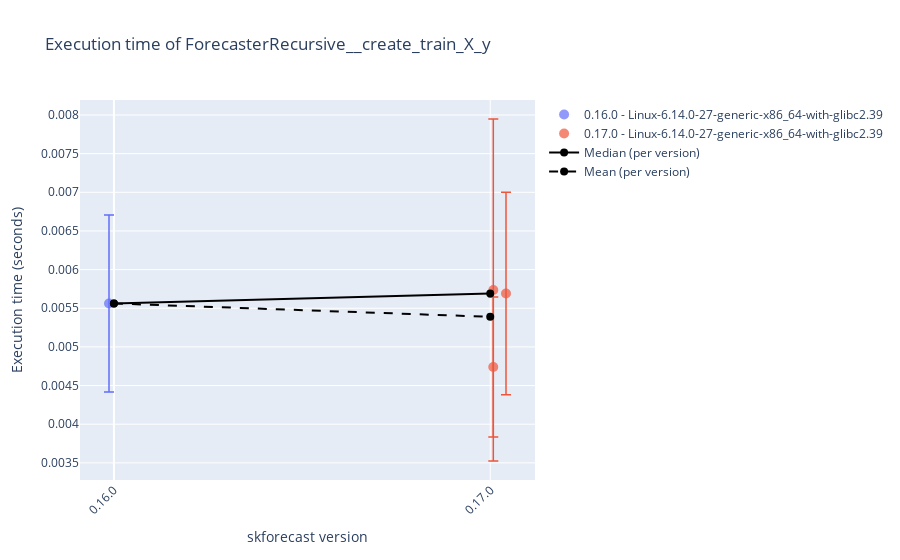
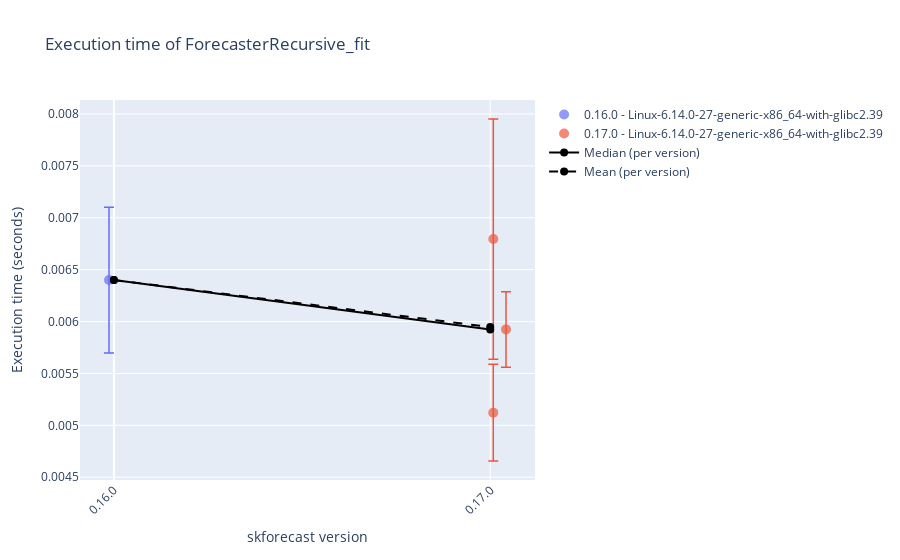
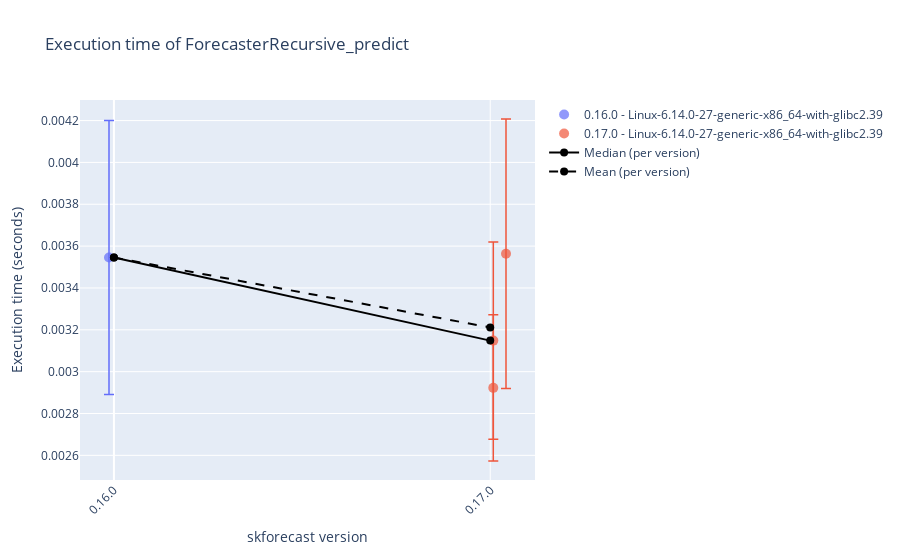
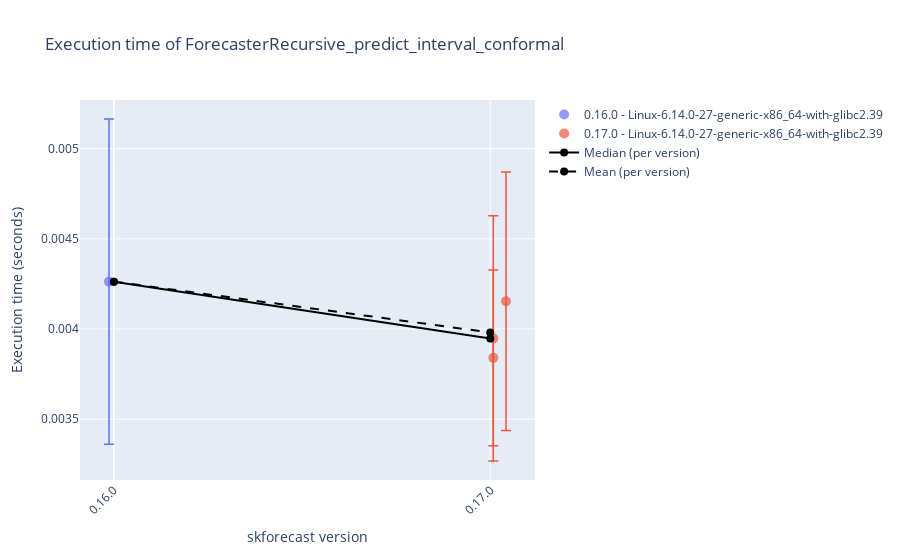

Here is the notebook cell these charts were saved with, in order:
### Code cell
# Plot results
# ==============================================================================
display_df = False
selected_date = None
# 'Linux-6.11.0-24-generic-x86_64-with-glibc2.39'
# 'Windows-10-10.0.19045-SP0'
selected_platform = None

results_benchmark_all = joblib.load("./benchmark.joblib")
results_benchmark = results_benchmark_all.query("forecaster_name in ['ForecasterRecursive', 'ForecasterAutoreg']")
results_benchmark = results_benchmark.query("regressor_name == 'DummyRegressor'")
for function_name in results_benchmark['function_name'].unique():
    df = results_benchmark.query(f"function_name == '{function_name}'")
    if selected_date:
        df = df[df['datetime'].dt.date == pd.to_datetime(selected_date).date()]
    if selected_platform:
        df = df[df['platform'] == selected_platform]
    if display_df:
        display(df.tail(3))
    plot_benchmark_results(df.copy(), function_name, add_median=True, add_mean=True)

### Figure 1 — Plotly figure (JSON) as saved in the notebook; plotly's stock layout.template omitted (floating-point values rounded to 4 significant figures)
{"data": [{"error_y": {"array": [0.001145], "color": "#636EFA", "thickness": 1.5, "type": "data", "visible": true, "width": 5}, "hovertemplate": "%{text}<extra></extra>", "marker": {"color": "#636EFA", "opacity": 0.7, "size": 10, "symbol": "circle"}, "mode": "markers", "name": "0.16.0 - Linux-6.14.0-27-generic-x86_64-with-glibc2.39", "showlegend": true, "text": ["Forecaster: ForecasterRecursive<br>Regressor: DummyRegressor<br>Function: ForecasterRecursive__create_train_X_y<br>Function_hash: 59b823f1ff395872fac4f7578bd859fa<br>Datetime: 2025-08-09 18:06:44.347132<br>Python version: 3.12.9<br>skforecast version: 0.16.0<br>numpy version: 2.1.3<br>pandas version: 2.3.1<br>sklearn version: 1.7.1<br>lightgbm version: 4.6.0<br>Platform: Linux-6.14.0-27-generic-x86_64-with-glibc2.39<br>Processor: x86_64<br>CPU count: 8<br>Memory (GB): 16.64<br>Run time avg: 0.0056 seconds<br>Run time std dev: 0.0011 seconds"], "type": "scatter", "x": [-0.01307], "y": [0.005562]}, {"error_y": {"array": [0.002212, 0.0009062, 0.001311], "color": "#EF553B", "thickness": 1.5, "type": "data", "visible": true, "width": 5}, "hovertemplate": "%{text}<extra></extra>", "marker": {"color": "#EF553B", "opacity": 0.7, "size": 10, "symbol": "circle"}, "mode": "markers", "name": "0.17.0 - Linux-6.14.0-27-generic-x86_64-with-glibc2.39", "showlegend": true, "text": ["Forecaster: ForecasterRecursive<br>Regressor: DummyRegressor<br>Function: ForecasterRecursive__create_train_X_y<br>Function_hash: 59b823f1ff395872fac4f7578bd859fa<br>Datetime: 2025-08-09 17:52:53.438921<br>Python version: 3.12.9<br>skforecast version: 0.17.0<br>numpy version: 2.1.3<br>pandas version: 2.3.1<br>sklearn version: 1.7.1<br>lightgbm version: 4.6.0<br>Platform: Linux-6.14.0-27-generic-x86_64-with-glibc2.39<br>Processor: x86_64<br>CPU count: 8<br>Memory (GB): 16.64<br>Run time avg: 0.0057 seconds<br>Run time std dev: 0.0022 seconds", "Forecaster: ForecasterRecursive<br>Regressor: DummyRegressor<br>Function: ForecasterRecursive__create_train_X_y<br>Function_hash: 59b823f1ff395872fac4f7578bd859fa<br>Datetime: 2025-08-09 18:01:54.277920<br>Python version: 3.12.9<br>skforecast version: 0.17.0<br>numpy version: 2.1.3<br>pandas version: 2.3.1<br>sklearn version: 1.7.1<br>lightgbm version: 4.6.0<br>Platform: Linux-6.14.0-27-generic-x86_64-with-glibc2.39<br>Processor: x86_64<br>CPU count: 8<br>Memory (GB): 16.64<br>Run time avg: 0.0047 seconds<br>Run time std dev: 0.0009 seconds", "Forecaster: ForecasterRecursive<br>Regressor: DummyRegressor<br>Function: ForecasterRecursive__create_train_X_y<br>Function_hash: 59b823f1ff395872fac4f7578bd859fa<br>Datetime: 2025-08-09 18:02:36.378655<br>Python version: 3.12.9<br>skforecast version: 0.17.0<br>numpy version: 2.1.3<br>pandas version: 2.3.1<br>sklearn version: 1.7.1<br>lightgbm version: 4.6.0<br>Platform: Linux-6.14.0-27-generic-x86_64-with-glibc2.39<br>Processor: x86_64<br>CPU count: 8<br>Memory (GB): 16.64<br>Run time avg: 0.0057 seconds<br>Run time std dev: 0.0013 seconds"], "type": "scatter", "x": [1.008, 1.008, 1.042], "y": [0.005736, 0.00474, 0.005691]}, {"line": {"color": "black", "width": 2}, "marker": {"color": "black", "size": 8}, "mode": "lines+markers", "name": "Median (per version)", "type": "scatter", "x": [0, 1], "y": [0.005562, 0.005691]}, {"line": {"color": "black", "dash": "dash", "width": 2}, "marker": {"color": "black", "size": 8}, "mode": "lines+markers", "name": "Mean (per version)", "type": "scatter", "x": [0, 1], "y": [0.005562, 0.005389]}], "layout": {"showlegend": true, "title": {"text": "Execution time of ForecasterRecursive__create_train_X_y"}, "xaxis": {"tickangle": -45, "tickmode": "array", "ticktext": ["0.16.0", "0.17.0"], "tickvals": [0, 1], "title": {"text": "skforecast version"}}, "yaxis": {"title": {"text": "Execution time (seconds)"}}}}

### Figure 2 — Plotly figure (JSON) as saved in the notebook; plotly's stock layout.template omitted (floating-point values rounded to 4 significant figures)
{"data": [{"error_y": {"array": [0.0007018], "color": "#636EFA", "thickness": 1.5, "type": "data", "visible": true, "width": 5}, "hovertemplate": "%{text}<extra></extra>", "marker": {"color": "#636EFA", "opacity": 0.7, "size": 10, "symbol": "circle"}, "mode": "markers", "name": "0.16.0 - Linux-6.14.0-27-generic-x86_64-with-glibc2.39", "showlegend": true, "text": ["Forecaster: ForecasterRecursive<br>Regressor: DummyRegressor<br>Function: ForecasterRecursive_fit<br>Function_hash: 9d73eaf5faa980194d715362601eed68<br>Datetime: 2025-08-09 18:06:44.418790<br>Python version: 3.12.9<br>skforecast version: 0.16.0<br>numpy version: 2.1.3<br>pandas version: 2.3.1<br>sklearn version: 1.7.1<br>lightgbm version: 4.6.0<br>Platform: Linux-6.14.0-27-generic-x86_64-with-glibc2.39<br>Processor: x86_64<br>CPU count: 8<br>Memory (GB): 16.64<br>Run time avg: 0.0064 seconds<br>Run time std dev: 0.0007 seconds"], "type": "scatter", "x": [-0.01307], "y": [0.0064]}, {"error_y": {"array": [0.001157, 0.0004658, 0.0003638], "color": "#EF553B", "thickness": 1.5, "type": "data", "visible": true, "width": 5}, "hovertemplate": "%{text}<extra></extra>", "marker": {"color": "#EF553B", "opacity": 0.7, "size": 10, "symbol": "circle"}, "mode": "markers", "name": "0.17.0 - Linux-6.14.0-27-generic-x86_64-with-glibc2.39", "showlegend": true, "text": ["Forecaster: ForecasterRecursive<br>Regressor: DummyRegressor<br>Function: ForecasterRecursive_fit<br>Function_hash: 9d73eaf5faa980194d715362601eed68<br>Datetime: 2025-08-09 17:52:53.520264<br>Python version: 3.12.9<br>skforecast version: 0.17.0<br>numpy version: 2.1.3<br>pandas version: 2.3.1<br>sklearn version: 1.7.1<br>lightgbm version: 4.6.0<br>Platform: Linux-6.14.0-27-generic-x86_64-with-glibc2.39<br>Processor: x86_64<br>CPU count: 8<br>Memory (GB): 16.64<br>Run time avg: 0.0068 seconds<br>Run time std dev: 0.0012 seconds", "Forecaster: ForecasterRecursive<br>Regressor: DummyRegressor<br>Function: ForecasterRecursive_fit<br>Function_hash: 9d73eaf5faa980194d715362601eed68<br>Datetime: 2025-08-09 18:01:54.335617<br>Python version: 3.12.9<br>skforecast version: 0.17.0<br>numpy version: 2.1.3<br>pandas version: 2.3.1<br>sklearn version: 1.7.1<br>lightgbm version: 4.6.0<br>Platform: Linux-6.14.0-27-generic-x86_64-with-glibc2.39<br>Processor: x86_64<br>CPU count: 8<br>Memory (GB): 16.64<br>Run time avg: 0.0051 seconds<br>Run time std dev: 0.0005 seconds", "Forecaster: ForecasterRecursive<br>Regressor: DummyRegressor<br>Function: ForecasterRecursive_fit<br>Function_hash: 9d73eaf5faa980194d715362601eed68<br>Datetime: 2025-08-09 18:02:36.447159<br>Python version: 3.12.9<br>skforecast version: 0.17.0<br>numpy version: 2.1.3<br>pandas version: 2.3.1<br>sklearn version: 1.7.1<br>lightgbm version: 4.6.0<br>Platform: Linux-6.14.0-27-generic-x86_64-with-glibc2.39<br>Processor: x86_64<br>CPU count: 8<br>Memory (GB): 16.64<br>Run time avg: 0.0059 seconds<br>Run time std dev: 0.0004 seconds"], "type": "scatter", "x": [1.008, 1.008, 1.042], "y": [0.006794, 0.005122, 0.005924]}, {"line": {"color": "black", "width": 2}, "marker": {"color": "black", "size": 8}, "mode": "lines+markers", "name": "Median (per version)", "type": "scatter", "x": [0, 1], "y": [0.0064, 0.005924]}, {"line": {"color": "black", "dash": "dash", "width": 2}, "marker": {"color": "black", "size": 8}, "mode": "lines+markers", "name": "Mean (per version)", "type": "scatter", "x": [0, 1], "y": [0.0064, 0.005947]}], "layout": {"showlegend": true, "title": {"text": "Execution time of ForecasterRecursive_fit"}, "xaxis": {"tickangle": -45, "tickmode": "array", "ticktext": ["0.16.0", "0.17.0"], "tickvals": [0, 1], "title": {"text": "skforecast version"}}, "yaxis": {"title": {"text": "Execution time (seconds)"}}}}

### Figure 3 — Plotly figure (JSON) as saved in the notebook; plotly's stock layout.template omitted (floating-point values rounded to 4 significant figures)
{"data": [{"error_y": {"array": [0.000655], "color": "#636EFA", "thickness": 1.5, "type": "data", "visible": true, "width": 5}, "hovertemplate": "%{text}<extra></extra>", "marker": {"color": "#636EFA", "opacity": 0.7, "size": 10, "symbol": "circle"}, "mode": "markers", "name": "0.16.0 - Linux-6.14.0-27-generic-x86_64-with-glibc2.39", "showlegend": true, "text": ["Forecaster: ForecasterRecursive<br>Regressor: DummyRegressor<br>Function: ForecasterRecursive_predict<br>Function_hash: 9b38c1cb544d9d3a4cfebc44b60cdb17<br>Datetime: 2025-08-09 18:06:44.538676<br>Python version: 3.12.9<br>skforecast version: 0.16.0<br>numpy version: 2.1.3<br>pandas version: 2.3.1<br>sklearn version: 1.7.1<br>lightgbm version: 4.6.0<br>Platform: Linux-6.14.0-27-generic-x86_64-with-glibc2.39<br>Processor: x86_64<br>CPU count: 8<br>Memory (GB): 16.64<br>Run time avg: 0.0035 seconds<br>Run time std dev: 0.0007 seconds"], "type": "scatter", "x": [-0.01307], "y": [0.003546]}, {"error_y": {"array": [0.0004714, 0.0003497, 0.0006443], "color": "#EF553B", "thickness": 1.5, "type": "data", "visible": true, "width": 5}, "hovertemplate": "%{text}<extra></extra>", "marker": {"color": "#EF553B", "opacity": 0.7, "size": 10, "symbol": "circle"}, "mode": "markers", "name": "0.17.0 - Linux-6.14.0-27-generic-x86_64-with-glibc2.39", "showlegend": true, "text": ["Forecaster: ForecasterRecursive<br>Regressor: DummyRegressor<br>Function: ForecasterRecursive_predict<br>Function_hash: 9b38c1cb544d9d3a4cfebc44b60cdb17<br>Datetime: 2025-08-09 17:52:53.631602<br>Python version: 3.12.9<br>skforecast version: 0.17.0<br>numpy version: 2.1.3<br>pandas version: 2.3.1<br>sklearn version: 1.7.1<br>lightgbm version: 4.6.0<br>Platform: Linux-6.14.0-27-generic-x86_64-with-glibc2.39<br>Processor: x86_64<br>CPU count: 8<br>Memory (GB): 16.64<br>Run time avg: 0.0031 seconds<br>Run time std dev: 0.0005 seconds", "Forecaster: ForecasterRecursive<br>Regressor: DummyRegressor<br>Function: ForecasterRecursive_predict<br>Function_hash: 9b38c1cb544d9d3a4cfebc44b60cdb17<br>Datetime: 2025-08-09 18:01:54.436831<br>Python version: 3.12.9<br>skforecast version: 0.17.0<br>numpy version: 2.1.3<br>pandas version: 2.3.1<br>sklearn version: 1.7.1<br>lightgbm version: 4.6.0<br>Platform: Linux-6.14.0-27-generic-x86_64-with-glibc2.39<br>Processor: x86_64<br>CPU count: 8<br>Memory (GB): 16.64<br>Run time avg: 0.0029 seconds<br>Run time std dev: 0.0003 seconds", "Forecaster: ForecasterRecursive<br>Regressor: DummyRegressor<br>Function: ForecasterRecursive_predict<br>Function_hash: 9b38c1cb544d9d3a4cfebc44b60cdb17<br>Datetime: 2025-08-09 18:02:36.569085<br>Python version: 3.12.9<br>skforecast version: 0.17.0<br>numpy version: 2.1.3<br>pandas version: 2.3.1<br>sklearn version: 1.7.1<br>lightgbm version: 4.6.0<br>Platform: Linux-6.14.0-27-generic-x86_64-with-glibc2.39<br>Processor: x86_64<br>CPU count: 8<br>Memory (GB): 16.64<br>Run time avg: 0.0036 seconds<br>Run time std dev: 0.0006 seconds"], "type": "scatter", "x": [1.008, 1.008, 1.042], "y": [0.003148, 0.002923, 0.003563]}, {"line": {"color": "black", "width": 2}, "marker": {"color": "black", "size": 8}, "mode": "lines+markers", "name": "Median (per version)", "type": "scatter", "x": [0, 1], "y": [0.003546, 0.003148]}, {"line": {"color": "black", "dash": "dash", "width": 2}, "marker": {"color": "black", "size": 8}, "mode": "lines+markers", "name": "Mean (per version)", "type": "scatter", "x": [0, 1], "y": [0.003546, 0.003211]}], "layout": {"showlegend": true, "title": {"text": "Execution time of ForecasterRecursive_predict"}, "xaxis": {"tickangle": -45, "tickmode": "array", "ticktext": ["0.16.0", "0.17.0"], "tickvals": [0, 1], "title": {"text": "skforecast version"}}, "yaxis": {"title": {"text": "Execution time (seconds)"}}}}

### Figure 4 — Plotly figure (JSON) as saved in the notebook; plotly's stock layout.template omitted (floating-point values rounded to 4 significant figures)
{"data": [{"error_y": {"array": [0.0009016], "color": "#636EFA", "thickness": 1.5, "type": "data", "visible": true, "width": 5}, "hovertemplate": "%{text}<extra></extra>", "marker": {"color": "#636EFA", "opacity": 0.7, "size": 10, "symbol": "circle"}, "mode": "markers", "name": "0.16.0 - Linux-6.14.0-27-generic-x86_64-with-glibc2.39", "showlegend": true, "text": ["Forecaster: ForecasterRecursive<br>Regressor: DummyRegressor<br>Function: ForecasterRecursive_predict_interval_conformal<br>Function_hash: 77d80fbd39c00d678ff8cf45b41611c0<br>Datetime: 2025-08-09 18:06:44.671679<br>Python version: 3.12.9<br>skforecast version: 0.16.0<br>numpy version: 2.1.3<br>pandas version: 2.3.1<br>sklearn version: 1.7.1<br>lightgbm version: 4.6.0<br>Platform: Linux-6.14.0-27-generic-x86_64-with-glibc2.39<br>Processor: x86_64<br>CPU count: 8<br>Memory (GB): 16.64<br>Run time avg: 0.0043 seconds<br>Run time std dev: 0.0009 seconds"], "type": "scatter", "x": [-0.01307], "y": [0.004263]}, {"error_y": {"array": [0.0004877, 0.0006795, 0.0007169], "color": "#EF553B", "thickness": 1.5, "type": "data", "visible": true, "width": 5}, "hovertemplate": "%{text}<extra></extra>", "marker": {"color": "#EF553B", "opacity": 0.7, "size": 10, "symbol": "circle"}, "mode": "markers", "name": "0.17.0 - Linux-6.14.0-27-generic-x86_64-with-glibc2.39", "showlegend": true, "text": ["Forecaster: ForecasterRecursive<br>Regressor: DummyRegressor<br>Function: ForecasterRecursive_predict_interval_conformal<br>Function_hash: 77d80fbd39c00d678ff8cf45b41611c0<br>Datetime: 2025-08-09 17:52:53.752920<br>Python version: 3.12.9<br>skforecast version: 0.17.0<br>numpy version: 2.1.3<br>pandas version: 2.3.1<br>sklearn version: 1.7.1<br>lightgbm version: 4.6.0<br>Platform: Linux-6.14.0-27-generic-x86_64-with-glibc2.39<br>Processor: x86_64<br>CPU count: 8<br>Memory (GB): 16.64<br>Run time avg: 0.0038 seconds<br>Run time std dev: 0.0005 seconds", "Forecaster: ForecasterRecursive<br>Regressor: DummyRegressor<br>Function: ForecasterRecursive_predict_interval_conformal<br>Function_hash: 77d80fbd39c00d678ff8cf45b41611c0<br>Datetime: 2025-08-09 18:01:54.561251<br>Python version: 3.12.9<br>skforecast version: 0.17.0<br>numpy version: 2.1.3<br>pandas version: 2.3.1<br>sklearn version: 1.7.1<br>lightgbm version: 4.6.0<br>Platform: Linux-6.14.0-27-generic-x86_64-with-glibc2.39<br>Processor: x86_64<br>CPU count: 8<br>Memory (GB): 16.64<br>Run time avg: 0.0039 seconds<br>Run time std dev: 0.0007 seconds", "Forecaster: ForecasterRecursive<br>Regressor: DummyRegressor<br>Function: ForecasterRecursive_predict_interval_conformal<br>Function_hash: 77d80fbd39c00d678ff8cf45b41611c0<br>Datetime: 2025-08-09 18:02:36.700110<br>Python version: 3.12.9<br>skforecast version: 0.17.0<br>numpy version: 2.1.3<br>pandas version: 2.3.1<br>sklearn version: 1.7.1<br>lightgbm version: 4.6.0<br>Platform: Linux-6.14.0-27-generic-x86_64-with-glibc2.39<br>Processor: x86_64<br>CPU count: 8<br>Memory (GB): 16.64<br>Run time avg: 0.0042 seconds<br>Run time std dev: 0.0007 seconds"], "type": "scatter", "x": [1.008, 1.008, 1.042], "y": [0.00384, 0.003948, 0.004154]}, {"line": {"color": "black", "width": 2}, "marker": {"color": "black", "size": 8}, "mode": "lines+markers", "name": "Median (per version)", "type": "scatter", "x": [0, 1], "y": [0.004263, 0.003948]}, {"line": {"color": "black", "dash": "dash", "width": 2}, "marker": {"color": "black", "size": 8}, "mode": "lines+markers", "name": "Mean (per version)", "type": "scatter", "x": [0, 1], "y": [0.004263, 0.003981]}], "layout": {"showlegend": true, "title": {"text": "Execution time of ForecasterRecursive_predict_interval_conformal"}, "xaxis": {"tickangle": -45, "tickmode": "array", "ticktext": ["0.16.0", "0.17.0"], "tickvals": [0, 1], "title": {"text": "skforecast version"}}, "yaxis": {"title": {"text": "Execution time (seconds)"}}}}
